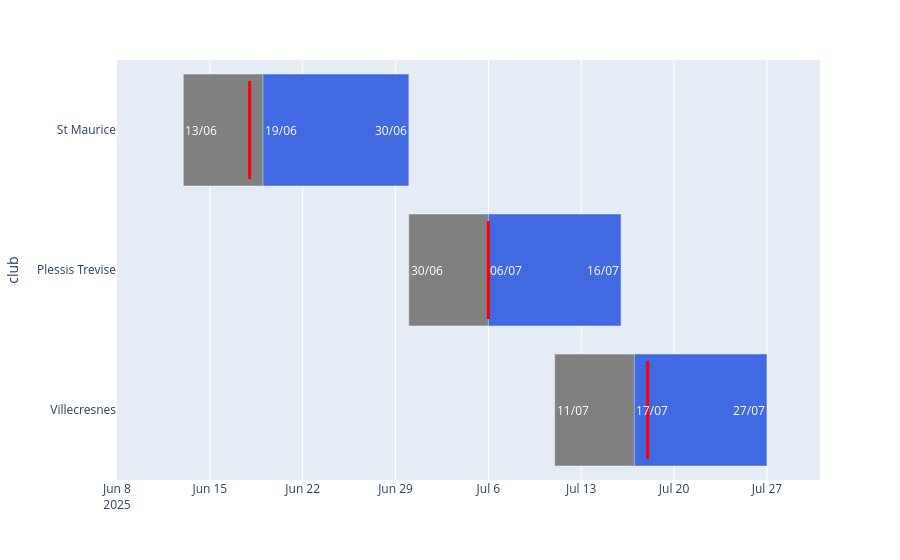

This figure's notebook cell:
### Code cell
df["tours_avant_entree"] = df.apply(
    lambda row: planning.nombre_tours_avant_entree(
        row["classement_min"],
        row["classement_max"],
        CLASSEMENT_JOUEUR
    ),
    axis=1,
)
df["debut_participation"] = df.apply(
    lambda row: planning.date_entree_ponderee(
        row["debut"],
        row["tours_avant_entree"],
        PONDERATION_JOURS,
    ),
    axis=1,
)

fig = px.timeline(
    df,
    x_start="debut",
    x_end="fin",
    y="club",
    hover_data=HOVER_DATA,
)
fig.update_traces(marker_color=TOURNAMENT_COLOR)

fig_participation = px.timeline(
    df,
    x_start="debut_participation",
    x_end="fin",
    y="club",
)
fig_participation.update_traces(marker_color=PARTICIPATION_COLOR)

fig.add_traces(fig_participation.data)

df["entree_reelle"] = pd.to_datetime(df["entree_reelle"])

for _, row in df.iterrows():
    fig.add_shape(
        type="line",
        x0=row["entree_reelle"],
        x1=row["entree_reelle"],
        y0=row["club"],
        y1=row["club"],
        y0shift=-0.35,
        y1shift=0.35,
        xref="x",
        yref="y",
        line={"color": "red", "width": 3},
    )

    fig.add_annotation(
        x=row["debut"],
        y=row["club"],
        text=pd.to_datetime(row["debut"]).strftime(DATE_FORMAT),
        showarrow=False,
        xanchor="left",
        font={"color": TEXT_COLOR},
    )

    fig.add_annotation(
        x=row["fin"],
        y=row["club"],
        text=pd.to_datetime(row["fin"]).strftime(DATE_FORMAT),
        showarrow=False,
        xanchor="right",
        font={"color": TEXT_COLOR},
    )

    fig.add_annotation(
        x=row["debut_participation"],
        y=row["club"],
        text=pd.to_datetime(row["debut_participation"]).strftime(DATE_FORMAT),
        showarrow=False,
        xanchor="left",
        font={"color": TEXT_COLOR},
    )

fig.update_yaxes(autorange="reversed")

DATE_DEBUT_AFFICHAGE = "2025-06-08"
DATE_FIN_AFFICHAGE = "2025-07-31"

fig.update_xaxes(
    range=[DATE_DEBUT_AFFICHAGE, DATE_FIN_AFFICHAGE]
)
fig.show()

### Figure 1 — Plotly figure (JSON) as saved in the notebook; plotly's stock layout.template omitted (floating-point values rounded to 4 significant figures)
{"data": [{"base": ["2025-06-13T00:00:00.000000", "2025-06-30T00:00:00.000000", "2025-07-11T00:00:00.000000"], "customdata": [["2025-06-18", "NC", "3/6", 7], ["2025-07-06", "NC", "15/1", 7], ["2025-07-18", "NC", "-15", 7]], "hovertemplate": "entree_reelle=%{customdata[0]}<br>classement_min=%{customdata[1]}<br>classement_max=%{customdata[2]}<br>tours_avant_entree=%{customdata[3]}<extra></extra>", "legendgroup": "", "marker": {"color": "grey", "pattern": {"shape": ""}}, "name": "", "orientation": "h", "showlegend": false, "textposition": "auto", "x": [1468800000, 1382400000, 1382400000], "xaxis": "x", "y": ["St Maurice", "Plessis Trevise", "Villecresnes"], "yaxis": "y", "type": "bar"}, {"base": ["2025-06-19T00:00:00.000000", "2025-07-06T00:00:00.000000", "2025-07-17T00:00:00.000000"], "hovertemplate": "debut_participation=%{base}<br>fin=%{x}<br>club=%{y}<extra></extra>", "legendgroup": "", "marker": {"color": "royalblue", "pattern": {"shape": ""}}, "name": "", "orientation": "h", "showlegend": false, "textposition": "auto", "x": [950400000, 864000000, 864000000], "xaxis": "x", "y": ["St Maurice", "Plessis Trevise", "Villecresnes"], "yaxis": "y", "type": "bar"}], "layout": {"xaxis": {"anchor": "y", "domain": [0.0, 1.0], "type": "date", "range": ["2025-06-08", "2025-07-31"]}, "yaxis": {"anchor": "x", "domain": [0.0, 1.0], "title": {"text": "club"}, "autorange": "reversed"}, "legend": {"tracegroupgap": 0}, "margin": {"t": 60}, "barmode": "overlay", "shapes": [{"line": {"color": "red", "width": 3}, "type": "line", "x0": "2025-06-18T00:00:00", "x1": "2025-06-18T00:00:00", "xref": "x", "y0": "St Maurice", "y0shift": -0.35, "y1": "St Maurice", "y1shift": 0.35, "yref": "y"}, {"line": {"color": "red", "width": 3}, "type": "line", "x0": "2025-07-06T00:00:00", "x1": "2025-07-06T00:00:00", "xref": "x", "y0": "Plessis Trevise", "y0shift": -0.35, "y1": "Plessis Trevise", "y1shift": 0.35, "yref": "y"}, {"line": {"color": "red", "width": 3}, "type": "line", "x0": "2025-07-18T00:00:00", "x1": "2025-07-18T00:00:00", "xref": "x", "y0": "Villecresnes", "y0shift": -0.35, "y1": "Villecresnes", "y1shift": 0.35, "yref": "y"}], "annotations": [{"font": {"color": "white"}, "showarrow": false, "text": "13/06", "x": "2025-06-13", "xanchor": "left", "y": "St Maurice"}, {"font": {"color": "white"}, "showarrow": false, "text": "30/06", "x": "2025-06-30", "xanchor": "right", "y": "St Maurice"}, {"font": {"color": "white"}, "showarrow": false, "text": "19/06", "x": "2025-06-19T00:00:00", "xanchor": "left", "y": "St Maurice"}, {"font": {"color": "white"}, "showarrow": false, "text": "30/06", "x": "2025-06-30", "xanchor": "left", "y": "Plessis Trevise"}, {"font": {"color": "white"}, "showarrow": false, "text": "16/07", "x": "2025-07-16", "xanchor": "right", "y": "Plessis Trevise"}, {"font": {"color": "white"}, "showarrow": false, "text": "06/07", "x": "2025-07-06T00:00:00", "xanchor": "left", "y": "Plessis Trevise"}, {"font": {"color": "white"}, "showarrow": false, "text": "11/07", "x": "2025-07-11", "xanchor": "left", "y": "Villecresnes"}, {"font": {"color": "white"}, "showarrow": false, "text": "27/07", "x": "2025-07-27", "xanchor": "right", "y": "Villecresnes"}, {"font": {"color": "white"}, "showarrow": false, "text": "17/07", "x": "2025-07-17T00:00:00", "xanchor": "left", "y": "Villecresnes"}]}}
